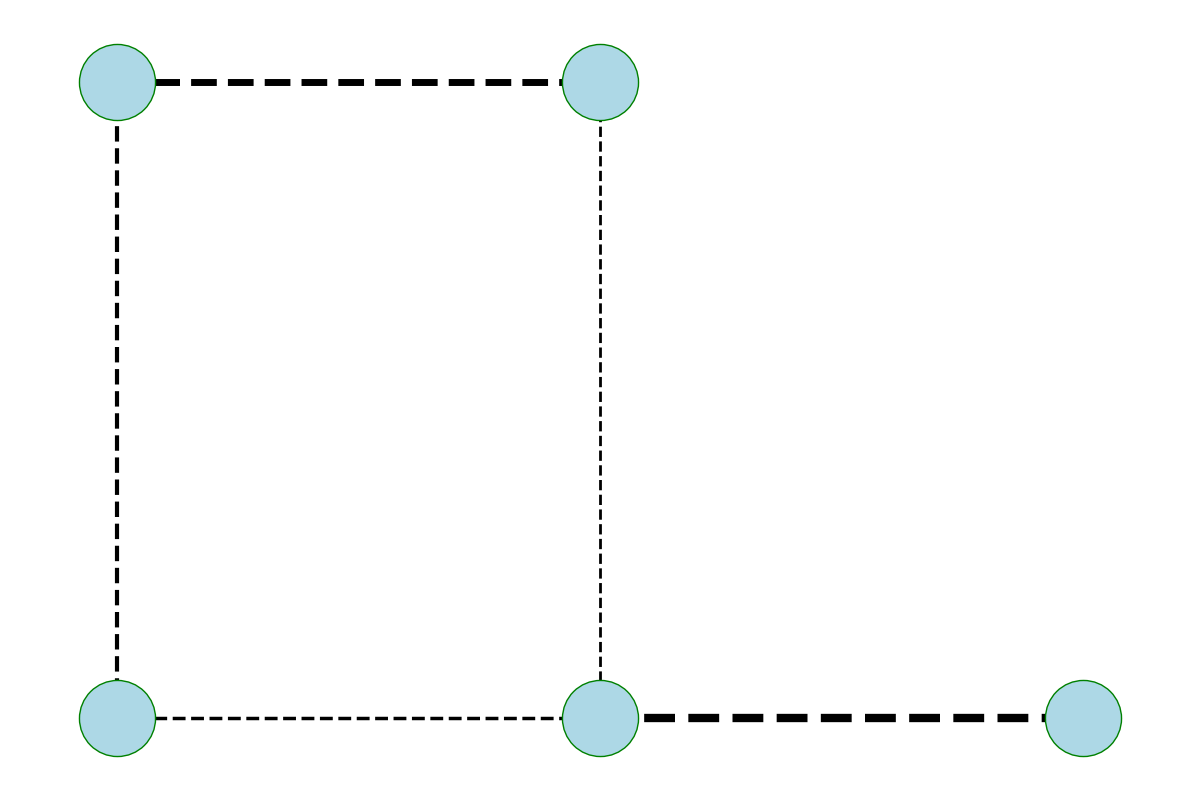

Reproduce this figure in Python.
import matplotlib.pyplot as plt
import networkx as nx

intersections = [
    'A', 'B', 'C', 'D', 'F'
]

traffic_routes = [
    ('A', 'B', 50),
    ('A', 'C', 30),
    ('B', 'D', 20),
    ('C', 'D', 25),
    ('D', 'F', 60)
]

G = nx.Graph()  # Change to Graph for undirected graph
G.add_nodes_from(intersections)

for route in traffic_routes:
    G.add_edge(route[0], route[1], weight=route[2])

edge_widths = [G[u][v]['weight'] / 10 for u, v in G.edges()]

pos = {
    'A': (0, 3),
    'B': (2, 3),
    'C': (0, 1),
    'D': (2, 1),
    'F': (4, 1)
}

plt.figure(figsize=(12, 8))

nx.draw_networkx_nodes(G, pos, node_color='lightblue', node_size=3000, edgecolors='green')
# Removed arrowstyle because undirected graphs don't have arrows
nx.draw_networkx_edges(G, pos, edge_color='black', width=edge_widths, style='dashed')

plt.axis('off')
plt.tight_layout()
plt.show()
